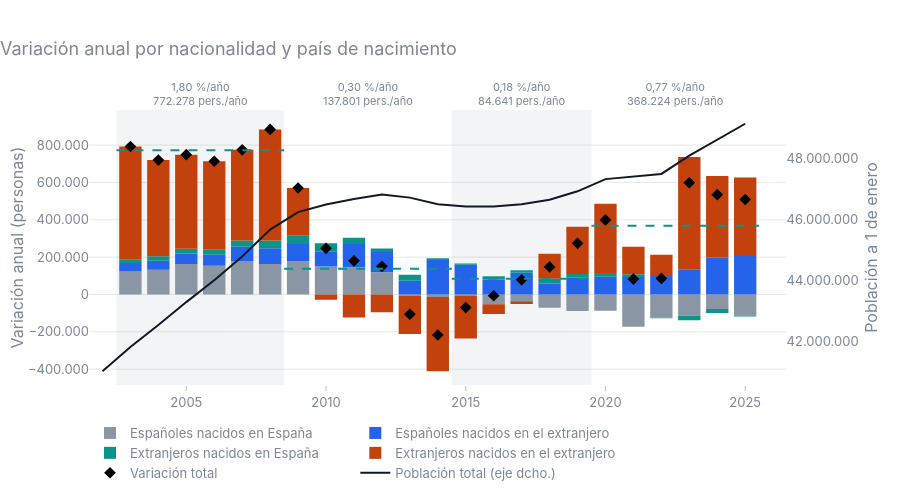

Write notebook code for a chart like this one.
### Code cell
grafico_anual(cuatro, total, "Variación anual por nacionalidad y país de nacimiento", COL_4, LIMITES).show()
grafico_periodos(res_4, COL_4, "Variación media anual por periodo (% = contribución)").show()
grafico_cuota(cuatro, total, COL_4, "Peso de cada grupo en la población total", excluir=["Españoles nacidos en España"]).show()

### Figure 1 — Plotly figure (JSON) as saved in the notebook; plotly's stock layout.template omitted (floating-point values rounded to 4 significant figures)
{"data": [{"customdata": [2002, 2003, 2004, 2005, 2006, 2007, 2008, 2009, 2010, 2011, 2012, 2013, 2014, 2015, 2016, 2017, 2018, 2019, 2020, 2021, 2022, 2023, 2024], "hovertemplate": "%{customdata} → %{x}: %{y:,.0f}<extra>Españoles nacidos en España</extra>", "marker": {"color": "#8a96a3"}, "name": "Españoles nacidos en España", "type": "bar", "x": [2003, 2004, 2005, 2006, 2007, 2008, 2009, 2010, 2011, 2012, 2013, 2014, 2015, 2016, 2017, 2018, 2019, 2020, 2021, 2022, 2023, 2024, 2025], "y": [122859, 132277, 163404, 153907, 179288, 163481, 179479, 149314, 145733, 119086, -7930, -13428, -7466, -52837, -36297, -71007, -88733, -86633, -172348, -124167, -114015, -77982, -112969]}, {"customdata": [2002, 2003, 2004, 2005, 2006, 2007, 2008, 2009, 2010, 2011, 2012, 2013, 2014, 2015, 2016, 2017, 2018, 2019, 2020, 2021, 2022, 2023, 2024], "hovertemplate": "%{customdata} → %{x}: %{y:,.0f}<extra>Españoles nacidos en el extranjero</extra>", "marker": {"color": "#2563eb"}, "name": "Españoles nacidos en el extranjero", "type": "bar", "x": [2003, 2004, 2005, 2006, 2007, 2008, 2009, 2010, 2011, 2012, 2013, 2014, 2015, 2016, 2017, 2018, 2019, 2020, 2021, 2022, 2023, 2024, 2025], "y": [45650, 48582, 56060, 59014, 76885, 83938, 90488, 82117, 124960, 108365, 73810, 184754, 159811, 80650, 116487, 59015, 89174, 95216, 93672, 103752, 132075, 199654, 211882]}, {"customdata": [2002, 2003, 2004, 2005, 2006, 2007, 2008, 2009, 2010, 2011, 2012, 2013, 2014, 2015, 2016, 2017, 2018, 2019, 2020, 2021, 2022, 2023, 2024], "hovertemplate": "%{customdata} → %{x}: %{y:,.0f}<extra>Extranjeros nacidos en España</extra>", "marker": {"color": "#0d9488"}, "name": "Extranjeros nacidos en España", "type": "bar", "x": [2003, 2004, 2005, 2006, 2007, 2008, 2009, 2010, 2011, 2012, 2013, 2014, 2015, 2016, 2017, 2018, 2019, 2020, 2021, 2022, 2023, 2024, 2025], "y": [19709, 23767, 25920, 28981, 33312, 41941, 44259, 43486, 32677, 19211, 31681, 9387, 6323, 16725, 13263, 25883, 20814, 20288, 15052, -3223, -23441, -21712, -4405]}, {"customdata": [2002, 2003, 2004, 2005, 2006, 2007, 2008, 2009, 2010, 2011, 2012, 2013, 2014, 2015, 2016, 2017, 2018, 2019, 2020, 2021, 2022, 2023, 2024], "hovertemplate": "%{customdata} → %{x}: %{y:,.0f}<extra>Extranjeros nacidos en el extranjero</extra>", "marker": {"color": "#c2410c"}, "name": "Extranjeros nacidos en el extranjero", "type": "bar", "x": [2003, 2004, 2005, 2006, 2007, 2008, 2009, 2010, 2011, 2012, 2013, 2014, 2015, 2016, 2017, 2018, 2019, 2020, 2021, 2022, 2023, 2024, 2025], "y": [604346, 514993, 503497, 471731, 485206, 594920, 256105, -27566, -122815, -95622, -203127, -397619, -228690, -51376, -14944, 133786, 252626, 370228, 146372, 109567, 604015, 434374, 414094]}, {"marker": {"color": "black", "size": 9, "symbol": "diamond"}, "mode": "markers", "name": "Variación total", "type": "scatter", "x": [2003, 2004, 2005, 2006, 2007, 2008, 2009, 2010, 2011, 2012, 2013, 2014, 2015, 2016, 2017, 2018, 2019, 2020, 2021, 2022, 2023, 2024, 2025], "y": [792564, 719619, 748881, 713633, 774691, 884280, 570331, 247351, 180555, 151040, -105566, -216906, -70022, -6838, 78509, 147677, 273881, 399099, 82748, 85929, 598634, 534334, 508602]}, {"line": {"color": "#111827", "width": 2}, "mode": "lines", "name": "Población total (eje dcho.)", "type": "scatter", "x": [2002, 2003, 2004, 2005, 2006, 2007, 2008, 2009, 2010, 2011, 2012, 2013, 2014, 2015, 2016, 2017, 2018, 2019, 2020, 2021, 2022, 2023, 2024, 2025], "xaxis": "x", "y": [41035271, 41827836, 42547454, 43296335, 44009969, 44784659, 45668938, 46239271, 46486621, 46667175, 46818216, 46712650, 46495744, 46425722, 46418884, 46497393, 46645070, 46918951, 47318050, 47400798, 47486727, 48085361, 48619695, 49128297], "yaxis": "y2"}, {"hoverinfo": "skip", "line": {"color": "#0d9488", "dash": "dash", "width": 2}, "mode": "lines", "showlegend": false, "type": "scatter", "x": [2002.0, 2008.0], "y": [772300.0, 772300.0]}, {"hoverinfo": "skip", "line": {"color": "#0d9488", "dash": "dash", "width": 2}, "mode": "lines", "showlegend": false, "type": "scatter", "x": [2008.0, 2014.0], "y": [137801, 137801]}, {"hoverinfo": "skip", "line": {"color": "#0d9488", "dash": "dash", "width": 2}, "mode": "lines", "showlegend": false, "type": "scatter", "x": [2014.0, 2020.0], "y": [84640.0, 84640.0]}, {"hoverinfo": "skip", "line": {"color": "#0d9488", "dash": "dash", "width": 2}, "mode": "lines", "showlegend": false, "type": "scatter", "x": [2020.0, 2026.0], "y": [368200.0, 368200.0]}], "layout": {"annotations": [{"font": {"size": 11}, "showarrow": false, "text": "1,80 %/año<br>772.278 pers./año", "x": 2006.0, "y": 1, "yanchor": "bottom", "yref": "paper"}, {"font": {"size": 11}, "showarrow": false, "text": "0,30 %/año<br>137.801 pers./año", "x": 2012.0, "y": 1, "yanchor": "bottom", "yref": "paper"}, {"font": {"size": 11}, "showarrow": false, "text": "0,18 %/año<br>84.641 pers./año", "x": 2017, "y": 1, "yanchor": "bottom", "yref": "paper"}, {"font": {"size": 11}, "showarrow": false, "text": "0,77 %/año<br>368.224 pers./año", "x": 2022.0, "y": 1, "yanchor": "bottom", "yref": "paper"}], "barmode": "relative", "height": 500, "legend": {"orientation": "h", "y": -0.12, "yanchor": "top"}, "margin": {"b": 110, "r": 70, "t": 110}, "shapes": [{"fillcolor": "#8a96a3", "layer": "below", "line": {"width": 0}, "opacity": 0.1, "type": "rect", "x0": 2002.0, "x1": 2008.0, "xref": "x", "y0": 0, "y1": 1, "yref": "y domain"}, {"fillcolor": "#8a96a3", "layer": "below", "line": {"width": 0}, "opacity": 0, "type": "rect", "x0": 2008.0, "x1": 2014.0, "xref": "x", "y0": 0, "y1": 1, "yref": "y domain"}, {"fillcolor": "#8a96a3", "layer": "below", "line": {"width": 0}, "opacity": 0.1, "type": "rect", "x0": 2014.0, "x1": 2020.0, "xref": "x", "y0": 0, "y1": 1, "yref": "y domain"}, {"fillcolor": "#8a96a3", "layer": "below", "line": {"width": 0}, "opacity": 0, "type": "rect", "x0": 2020.0, "x1": 2026.0, "xref": "x", "y0": 0, "y1": 1, "yref": "y domain"}], "title": {"text": "Variación anual por nacionalidad y país de nacimiento", "x": 0}, "xaxis": {"anchor": "y", "domain": [0, 0.94]}, "yaxis": {"anchor": "x", "domain": [0, 1], "title": {"text": "Variación anual (personas)"}}, "yaxis2": {"anchor": "x", "overlaying": "y", "showgrid": false, "side": "right", "title": {"text": "Población a 1 de enero"}}}}
